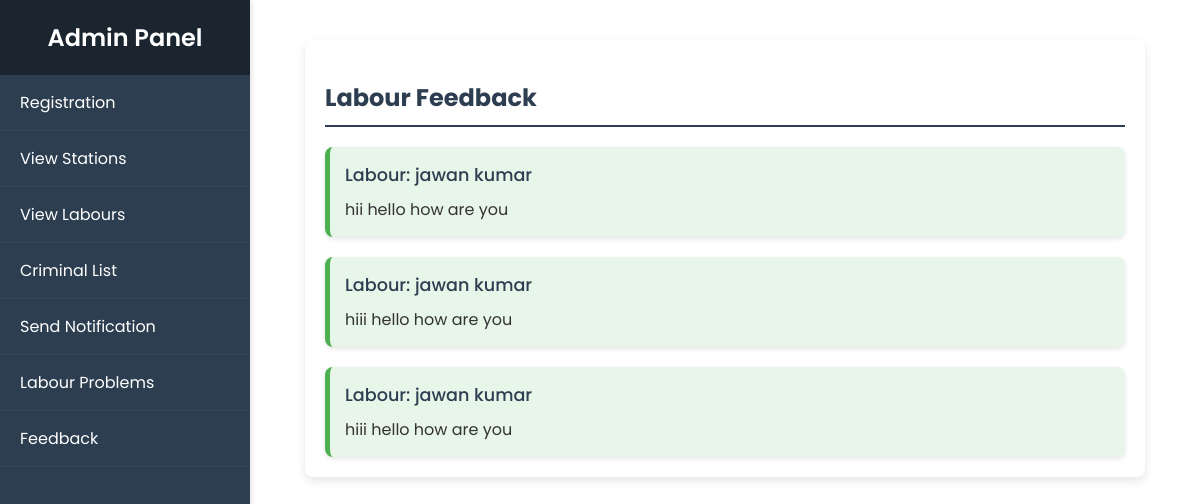
The app's page /my_admin/labourfeedback, older data.
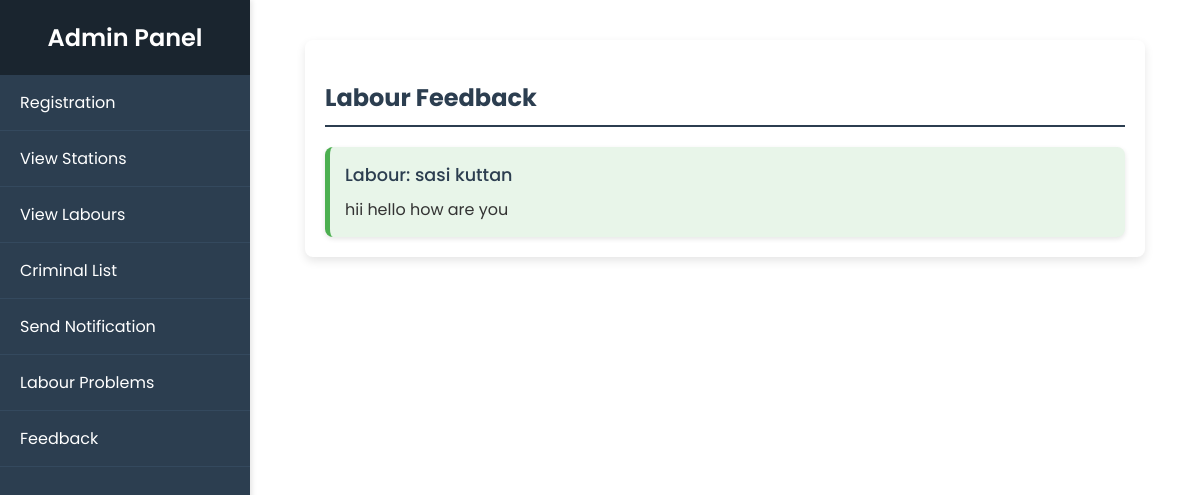
The same page, newer data.
### labour/models.py (models this page shows, shortened)
class Feedback(models.Model):
    sender=models.ForeignKey(LabourDetails,null=True,blank=True,on_delete=models.CASCADE)
    feedback=models.TextField(null=True,blank=True)
    created_at=models.DateTimeField(auto_now_add=True)

### my_admin/models.py (models this page shows)
class LabourDetails(models.Model):
    gender=[
        ('MALE','male'),
        ('FEMALE','female'),
        ('OTHER','other')
    ]
    name=models.CharField(max_length=50,null=True,blank=True)
    age=models.DateField(null=True,blank=True)
    gender=models.CharField(max_length=50,null=True,blank=True,choices=gender)
    aadhar_no=models.IntegerField(null=True,blank=True)
    skills=models.CharField(max_length=600,null=True,blank=True)
    phone=models.CharField(max_length=20,null=True,blank=True)
    alternative_phone=models.CharField(max_length=20,null=True,blank=True)
    user_details=models.OneToOneField(LoginDetails,models.CASCADE,null=True,blank=True)
    photo = models.ImageField(null=True, blank=True, upload_to='labour_gallery')
    id_image = models.ImageField(null=True, blank=True, upload_to='labour_gallery')
    ration_card = models.ImageField(null=True, blank=True, upload_to='labour_gallery')
    updated_at = models.DateTimeField(auto_now_add=True)
    created_at = models.DateTimeField(auto_now_add=True)
    def __str__(self):
        return self.name

### my_admin/views.py (the view)
# urls.py: path('labourfeedback',WorkerFeedback.as_view(),name='labour_feed'),
class WorkerFeedback(View):
    def get(self,request):
        data=Feedback.objects.all()
        return render(request,'my_admin/view_feedback.html',{'feed':data})

### template/my_admin/view_feedback.html (shortened to what this page needs)
{% extends 'my_admin/home.html' %}
{% block body %}
    <div class="feedback-container">
        {% if feed %}
            <h2 class="section-title">Labour Feedback</h2>
            <div class="feedback-list">
                {% for back in feed %}
                    <div class="feedback-card labour-feedback">
                        <div class="feedback-header">
                            <span class="feedback-sender">Labour: {{ back.sender }}</span>
                        </div>
                        <div class="feedback-content">
                            <p>{{ back.feedback }}</p>
                        </div>
                    </div>
                {% endfor %}
            </div>
        {% endif %}
    </div>
{% endblock %}

Row changes from the older to the newer data that the page shows:
removed Feedback: sender "jawan kumar", feedback "hii hello how are you"
removed Feedback: sender "jawan kumar", feedback "hiii hello how are you"
removed Feedback: sender "jawan kumar", feedback "hiii hello how are you"
added Feedback: sender "sasi kuttan", feedback "hii hello how are you"
